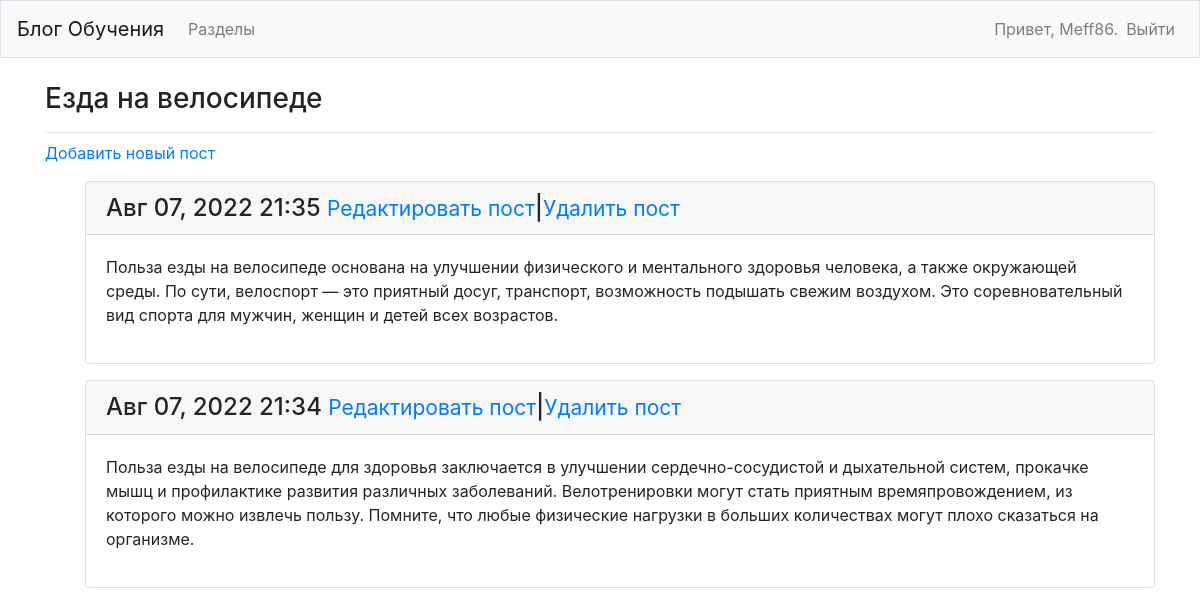
Screenshot of /topics/3/ (signed in) with the database file from the repository.
### learnig_logs/models.py (models this page shows, shortened)
class Topic(models.Model):
    text = models.CharField(max_length=200)
    date_added = models.DateTimeField(auto_now_add=True)
    owner = models.ForeignKey(User, on_delete=models.CASCADE)
    def __str__(self):
        return self.text

class Entry(models.Model):
    topic = models.ForeignKey(Topic, on_delete=models.CASCADE)
    text = models.TextField()
    date_added = models.DateTimeField(auto_now_add=True)
    class Meta:
        verbose_name_plural = 'entries'

### learnig_logs/views.py (the view)
# urls.py: path('topics/<int:topic_id>/', views.topic, name='topic'),
@login_required
def topic(request, topic_id):
    topic = get_object_or_404(Topic, id=topic_id)
    if topic.owner != request.user:
        raise Http404
    entries = topic.entry_set.order_by('-date_added')
    context = {'topic': topic, 'entries': entries}
    return render(request, 'learnig_logs/topic.html', context)

### learnig_logs/templates/learnig_logs/topic.html (shortened to what this page needs)
<!DOCTYPE html>
<html lang="en">
<head>
</head>
<body>
{% extends 'learnig_logs/base.html' %}
{% block page_header %}
<h3>{{ topic }}</h3>
{% endblock page_header %}
{% block content %}
  <p>
    <a href="{% url 'learnig_logs:new_entry' topic.id %}">Добавить новый пост</a>
  </p>
  <ul>
  {% for entry in entries %}
    <div class="card mb-3">
      <h4 class="card-header">
      {{ entry.date_added|date:'M d, Y H:i' }}
      <small><a href="{% url 'learnig_logs:edit_entry' entry.id %}">Редактировать пост</a></small>|<small><a href="{% url 'learnig_logs:delete_entry' entry.id %}">Удалить пост</a></small>
      </h4>
      <div class="card-body">
      {{ entry.text|linebreaks }}
      </div>
    </div>
  {% empty %}
    <p>Нет постов в этом разделе.</p>
  {% endfor %}
{% endblock content %}

### learnig_logs/templates/learnig_logs/base.html (shortened to what this page needs)
{% load bootstrap4 %}
<!doctype html>
<html lang="en">
<head>
  {% bootstrap_css %}
</head>
<body>
  <nav class="navbar navbar-expand-md navbar-light bg-light mb-4 border">
    <a class="navbar-brand" href="{% url 'learnig_logs:index' %}">
      Блог Обучения</a>
    <div class="collapse navbar-collapse" id="navbarCollapse">
      <ul class="navbar-nav mr-auto">
        <li class="nav-item">
          <a class="nav-link" href="{% url 'learnig_logs:topics'%}">
              Разделы</a></li>
      </ul>
      <ul class="navbar-nav ml-auto">
        {% if user.is_authenticated %}
          <li class="nav-item">
            <span class="navbar-text">Привет, {{ user.username }}.</span>
          </li>
          <li class="nav-item">
            <a class="nav-link" href="{% url 'users:logout' %}">Выйти</a>
          </li>
        {% else %}
          <li class="nav-item">
            <a class="nav-link" href="{% url 'users:register' %}">Зарегистрироваться</a>
          </li>
          <li class="nav-item">
            <a class="nav-link" href="{% url 'users:login' %}">Войти</a></li>
        {% endif %}
      </ul>
    </div>
  </nav>
  <main role="main" class="container">
    <div class="pb-2 mb-2 border-bottom">
      {% block page_header %}{% endblock page_header %}
    </div>
    <div>
      {% block content %}{% endblock content %}
    </div>
  </main>
</body>
</html>

### rows the page displays
Topic: text "Езда на велосипеде"
Entry: date_added "Авг 07, 2022 21:35", text "Польза езды на велосипеде основана на улучшении физического и ментального здоровья человека, а также окружающей среды. По сути, велоспорт — это приятный досуг, транспорт, возможность подышать свежим воздухом. Это соревновательный вид спорта для мужчин, женщин и детей всех возрастов."
Entry: date_added "Авг 07, 2022 21:34", text "Польза езды на велосипеде для здоровья заключается в улучшении сердечно-сосудистой и дыхательной систем, прокачке мышц и профилактике развития различных заболеваний. Велотренировки могут стать приятным времяпровождением, из которого можно извлечь пользу. Помните, что любые физические нагрузки в больших количествах могут плохо сказаться на организме."

### other values shown
{{ user.username }} "Meff86"
